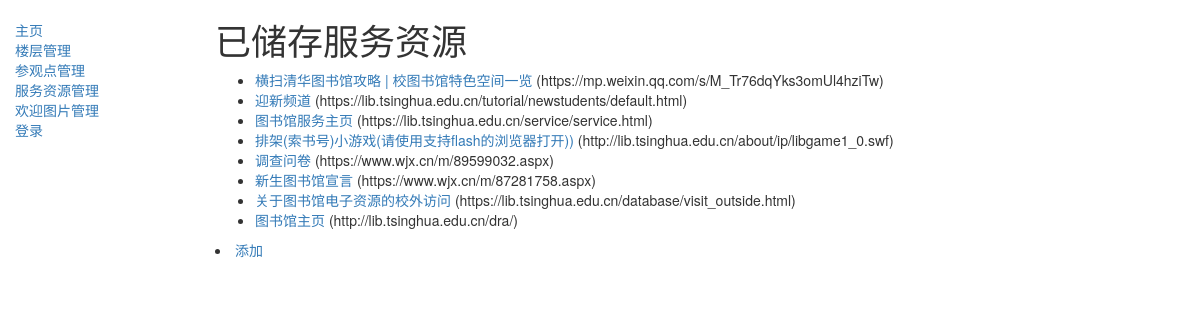
The app's page /manage/articles/ with its own data.
### Comment/models.py (models this page shows)
class Article(models.Model):
    title = models.CharField(max_length=200, verbose_name='文章标题', null=False, blank=True, default="")
    url = models.CharField(max_length=400, verbose_name='文章网址', null=False, blank=False)
    def get_absolute_url(self):
        return reverse('Comment:article-detail', args=[str(self.id)])

### Comment/views.py (the view)
# urls.py: url(r'^manage/articles/$', views.ArticleListView.as_view(), name='articles'),
class ArticleListView(generic.ListView):
    model = Article
    template_name = 'article_list.html'

### templates/article_list.html
{% extends "base_generic.html" %}
{% block content %}
    <h1>已储存服务资源</h1>
    {% if article_list %}
    <ul>
      {% for article in article_list %}
      <li>
        <a href="{{ article.get_absolute_url }}">{{ article.title }}</a> ({{article.url}})
      </li>
      {% endfor %}
    </ul>
    {% else %}
      <p>暂无服务资源</p>
    {% endif %}
    <li>
          <a href="{% url 'Comment:article_create' %}">添加</a>
          </li>
{% endblock %}

### records on screen
Article: title "横扫清华图书馆攻略 | 校图书馆特色空间一览", url "https://mp.weixin.qq.com/s/M_Tr76dqYks3omUl4hziTw"
Article: title "迎新频道", url "https://lib.tsinghua.edu.cn/tutorial/newstudents/default.html"
Article: title "图书馆服务主页", url "https://lib.tsinghua.edu.cn/service/service.html"
Article: title "排架(索书号)小游戏(请使用支持flash的浏览器打开))", url "http://lib.tsinghua.edu.cn/about/ip/libgame1_0.swf"
Article: title "调查问卷", url "https://www.wjx.cn/m/89599032.aspx"
Article: title "新生图书馆宣言", url "https://www.wjx.cn/m/87281758.aspx"
Article: title "关于图书馆电子资源的校外访问", url "https://lib.tsinghua.edu.cn/database/visit_outside.html"
Article: title "图书馆主页", url "http://lib.tsinghua.edu.cn/dra/"
